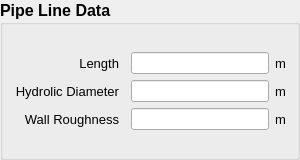
   <widget class="QGroupBox" name="Input_PipeLine">
    <property name="geometry">
     <rect>
      <x>10</x>
      <y>20</y>
      <width>300</width>
      <height>160</height>
     </rect>
    </property>
    <property name="font">
     <font>
      <pointsize>12</pointsize>
      <weight>75</weight>
      <bold>true</bold>
     </font>
    </property>
    <property name="title">
     <string>Pipe Line Data</string>
    </property>
    <layout class="QGridLayout" name="gridLayout_LineData" columnminimumwidth="0,100,0">
     <item row="0" column="0">
      <layout class="QVBoxLayout" name="verticalLayout">
       <item>
        <widget class="QLabel" name="label_1">
         <property name="font">
          <font>
           <pointsize>10</pointsize>
           <weight>50</weight>
           <bold>false</bold>
          </font>
         </property>
         <property name="text">
          <string>Length</string>
         </property>
         <property name="alignment">
          <set>Qt::AlignRight|Qt::AlignTrailing|Qt::AlignVCenter</set>
         </property>
         <property name="indent">
          <number>6</number>
         </property>
        </widget>
       </item>
       <item>
        <widget class="QLabel" name="label_2">
         <property name="font">
          <font>
           <pointsize>10</pointsize>
           <weight>50</weight>
           <bold>false</bold>
          </font>
         </property>
         <property name="text">
          <string>Hydrolic Diameter</string>
         </property>
         <property name="alignment">
          <set>Qt::AlignRight|Qt::AlignTrailing|Qt::AlignVCenter</set>
         </property>
         <property name="indent">
          <number>6</number>
         </property>
        </widget>
       </item>
       <item>
        <widget class="QLabel" name="label_3">
         <property name="font">
          <font>
           <pointsize>10</pointsize>
           <weight>50</weight>
           <bold>false</bold>
          </font>
         </property>
         <property name="text">
          <string>Wall Roughness</string>
         </property>
         <property name="alignment">
          <set>Qt::AlignRight|Qt::AlignTrailing|Qt::AlignVCenter</set>
         </property>
         <property name="indent">
          <number>6</number>
         </property>
        </widget>
       </item>
      </layout>
     </item>
     <item row="0" column="1">
      <layout class="QVBoxLayout" name="verticalLayout_2">
       <item>
        <widget class="QLineEdit" name="Line_Length">
         <property name="font">
          <font>
           <pointsize>8</pointsize>
           <weight>50</weight>
           <bold>false</bold>
          </font>
         </property>
        </widget>
       </item>
       <item>
        <widget class="QLineEdit" name="Line_Diameter">
         <property name="font">
          <font>
           <pointsize>8</pointsize>
           <weight>50</weight>
           <bold>false</bold>
          </font>
         </property>
        </widget>
       </item>
       <item>
        <widget class="QLineEdit" name="Line_WallRoughness">
         <property name="font">
          <font>
           <pointsize>8</pointsize>
           <weight>50</weight>
           <bold>false</bold>
          </font>
         </property>
        </widget>
       </item>
      </layout>
     </item>
     <item row="0" column="2">
      <layout class="QVBoxLayout" name="verticalLayout_3">
       <item>
        <widget class="QLabel" name="label_4">
         <property name="font">
          <font>
           <pointsize>10</pointsize>
           <weight>50</weight>
           <bold>false</bold>
          </font>
         </property>
         <property name="text">
          <string>m</string>
         </property>
        </widget>
       </item>
       <item>
        <widget class="QLabel" name="label_5">
         <property name="font">
          <font>
           <pointsize>10</pointsize>
           <weight>50</weight>
           <bold>false</bold>
          </font>
         </property>
         <property name="text">
          <string>m</string>
         </property>
        </widget>
       </item>
       <item>
        <widget class="QLabel" name="label_6">
         <property name="font">
          <font>
           <pointsize>10</pointsize>
           <weight>50</weight>
           <bold>false</bold>
          </font>
         </property>
         <property name="text">
          <string>m</string>
         </property>
        </widget>
       </item>
      </layout>
     </item>
    </layout>
   </widget>
